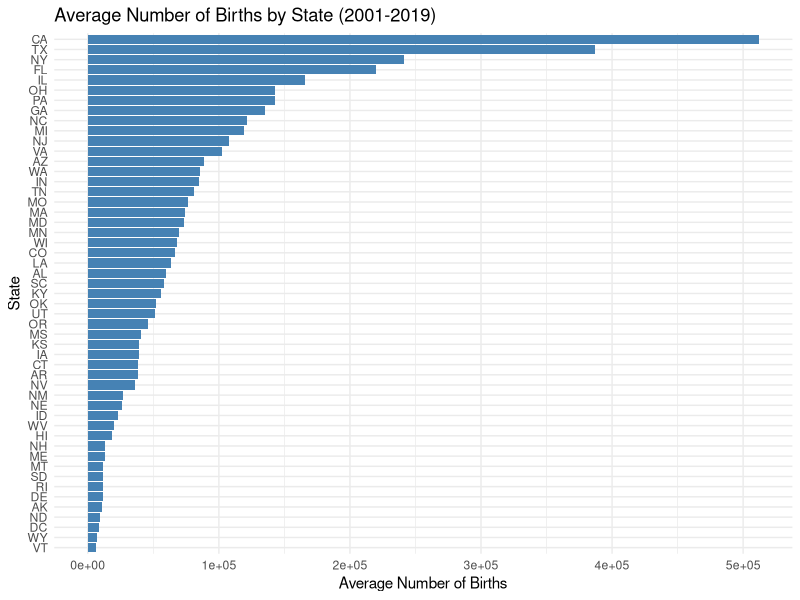

Reproduce this figure in R.
library(haven)
library(tidyverse)
library(tidyr)


# Importing the CSV files
numbirths_2001_2019 <- read_csv("../data/analysis_data/annual_policy/numbirths_2001_2019.csv")
births_educ_race_age6 <- read_csv("../data/analysis_data/decomp/births_educ_race_age6.csv")
numbirths_educ_2044 <- read_csv("../data/analysis_data/educ/numbirths_educ_2044.csv")
state_births_04_19 <- read_csv("../data/analysis_data/map/state_births_04_19.csv") 

# Display the first few rows of each data-frame to verify the imports
view(numbirths_2001_2019)
view(births_educ_race_age6)
view(numbirths_educ_2044)
view(state_births_04_19)

### Number of Births ### 
colnames(numbirths_2001_2019)

average_births_by_state <- numbirths_2001_2019 %>%
  filter(year >= 2001, year <= 2019) %>%
  group_by(stname) %>%
  summarize(AverageBirths = mean(numbirth1544, na.rm = TRUE)) %>%
  ungroup()
view(average_births_by_state)


ggplot(average_births_by_state, aes(y = reorder(stname, AverageBirths), x = AverageBirths)) +
  geom_bar(stat = "identity", fill = "steelblue") +
  theme_minimal() +
  labs(title = "Average Number of Births by State (2001-2019)",
       y = "State",
       x = "Average Number of Births") +
  theme(axis.text.y = element_text(angle = 0)) 



